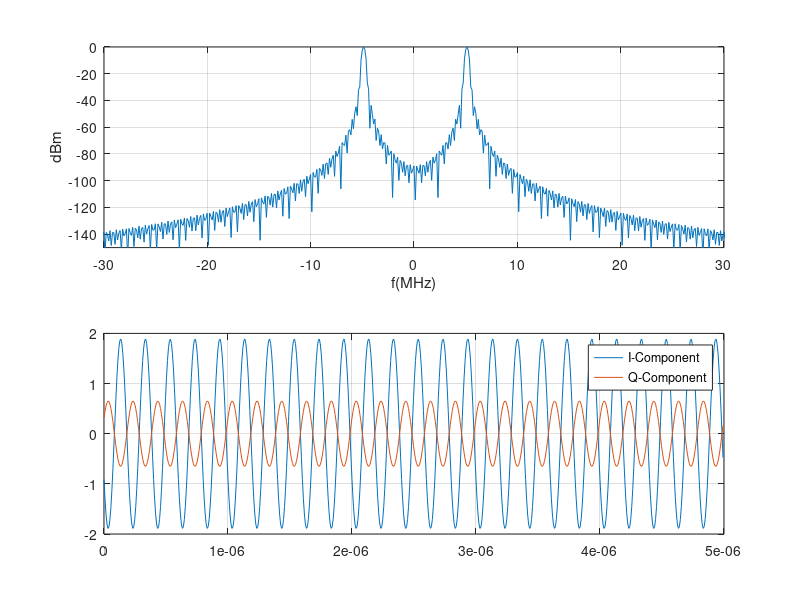

MATLAB code to generate this figure: (Note: this script raises an error after producing the figure.)
%% Dos tonos
% SCRIPT to create a configuration file for MXG generator that generates
% two tones for the calculation of third order intermodulation products.

clear; clc; close all;

fs = 125*10^6;    % MXG sampling frequency. Max is 125 MSPS.
f_tone=5*10^6;    % Separation of each tone from the carrier

NumSamples=625;   % Number of samples of the sampled modulating signal 
n=0:NumSamples-1; % Sample indices
t=n/fs;           % Time vector

signal=exp(1j*2*pi*f_tone*t+1j*2*pi*rand())+exp(1j*2*pi*(-f_tone)*t+1j*2*pi*rand());
signalFFT=fft(signal.*hann(NumSamples)',1024);          % Hanning windowing

subplot(2,1,1)
plot(cat(2,((0:511)*fs/1024*10^-6)-fs/2*10^-6,(0:511)*fs/1024*10^-6),...
    cat(2,20*log10(abs(signalFFT(512:end))),20*log10(abs(signalFFT(1:511))))-49.87);
grid; axis([-30 30 -150 0]);
xlabel('f(MHz)')
ylabel('dBm');

subplot(2,1,2)
plot(t,real(signal)); grid
hold on;
plot(t,imag(signal));
legend('I-Component','Q-Component')

vector_a_agilent(signal,'2TONES'); % Function to generate the MXG readable file